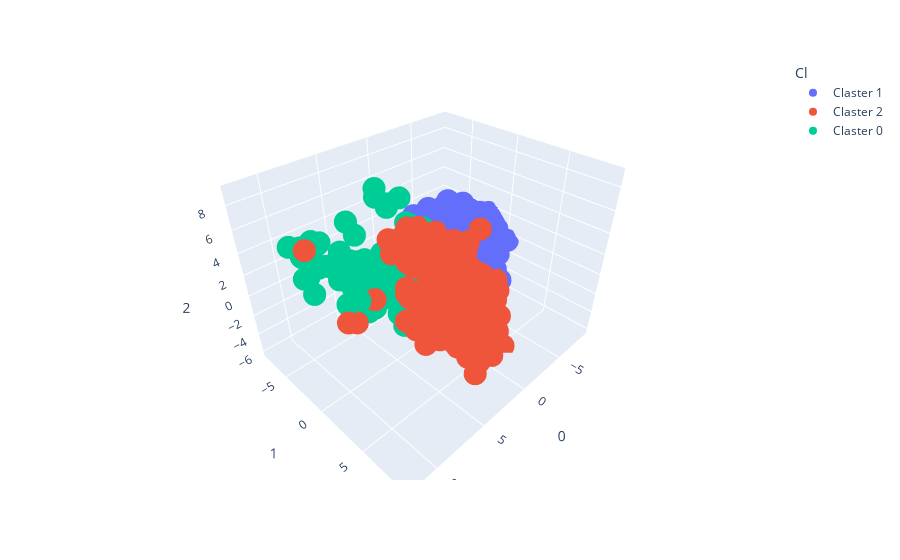

The code cell stored with this chart in its notebook:
### Code cell
scatter=px.scatter_3d(x=0,y=1,z=2,data_frame=df_plot,color=df_plot['Cl'])
scatter.show()

### Figure 1 — Plotly figure (JSON) as saved in the notebook; plotly's stock layout.template omitted (floating-point values rounded to 4 significant figures; data arrays with more than 128 entries replaced by an {"elided": "..."} marker saying what was removed)
{"data": [{"hovertemplate": "Cl=Claster 1<br>0=%{x}<br>1=%{y}<br>2=%{z}<extra></extra>", "legendgroup": "Claster 1", "marker": {"color": "#636efa", "symbol": "circle"}, "mode": "markers", "name": "Claster 1", "scene": "scene", "showlegend": true, "type": "scatter3d", "x": {"elided": "297 float values"}, "y": {"elided": "297 float values"}, "z": {"elided": "297 float values"}}, {"hovertemplate": "Cl=Claster 2<br>0=%{x}<br>1=%{y}<br>2=%{z}<extra></extra>", "legendgroup": "Claster 2", "marker": {"color": "#EF553B", "symbol": "circle"}, "mode": "markers", "name": "Claster 2", "scene": "scene", "showlegend": true, "type": "scatter3d", "x": {"elided": "320 float values"}, "y": {"elided": "320 float values"}, "z": {"elided": "320 float values"}}, {"hovertemplate": "Cl=Claster 0<br>0=%{x}<br>1=%{y}<br>2=%{z}<extra></extra>", "legendgroup": "Claster 0", "marker": {"color": "#00cc96", "symbol": "circle"}, "mode": "markers", "name": "Claster 0", "scene": "scene", "showlegend": true, "type": "scatter3d", "x": {"elided": "317 float values"}, "y": {"elided": "317 float values"}, "z": {"elided": "317 float values"}}], "layout": {"legend": {"title": {"text": "Cl"}, "tracegroupgap": 0}, "margin": {"t": 60}, "scene": {"domain": {"x": [0, 1], "y": [0, 1]}, "xaxis": {"title": {"text": "0"}}, "yaxis": {"title": {"text": "1"}}, "zaxis": {"title": {"text": "2"}}}}}
